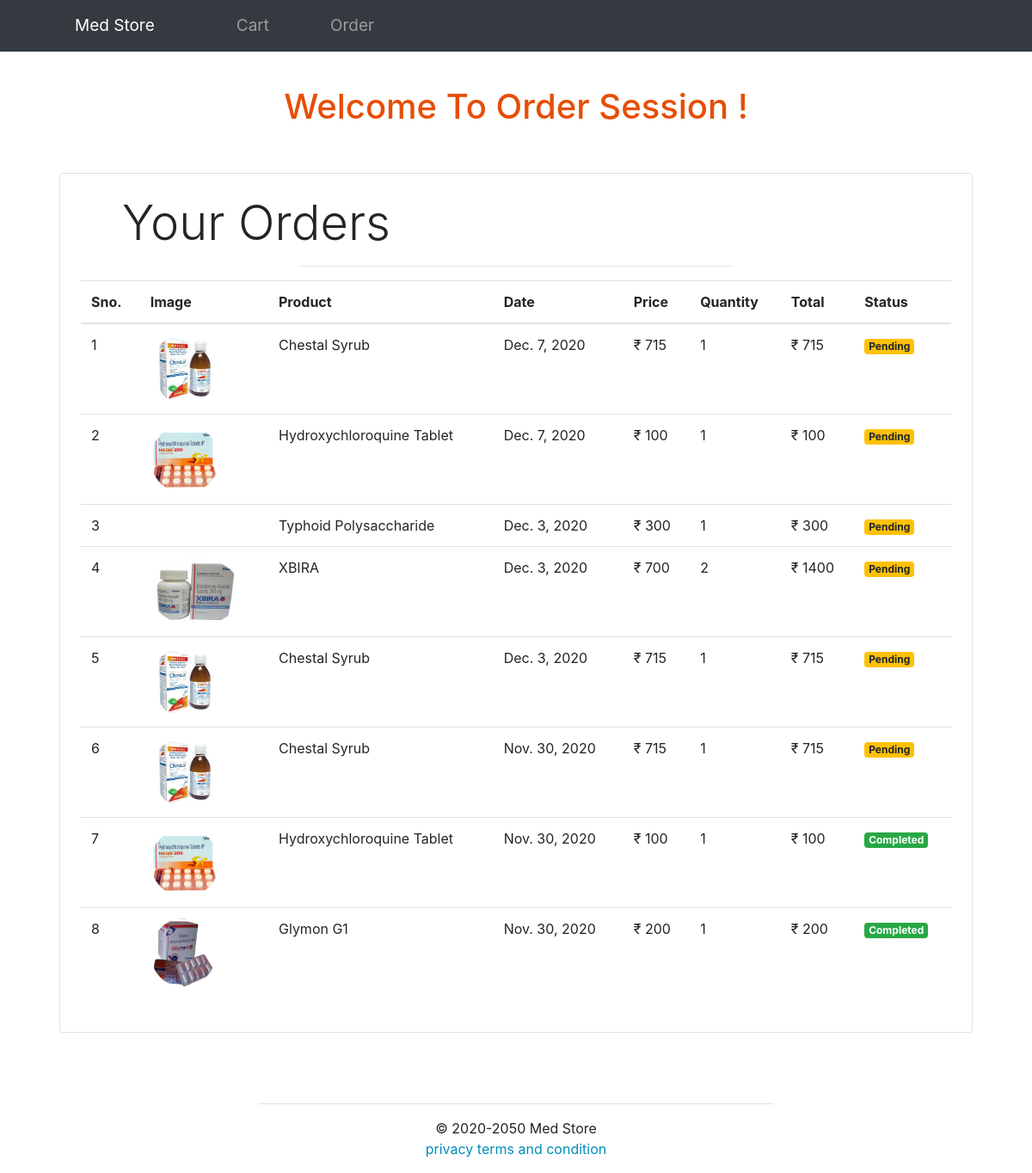
Screenshot of /order (signed in) with the database file from the repository.
### medstore/models.py (models this page shows, shortened)
class Order(models.Model):
    product = models.ForeignKey(Product,
                                on_delete=models.CASCADE)
    customer = models.ForeignKey(Customer,
                                 on_delete=models.CASCADE)
    quantity = models.IntegerField(default=1)
    price = models.IntegerField()
    address = models.CharField(max_length=50, default='', blank=True)
    phone = models.CharField(max_length=50, default='', blank=True)
    date = models.DateField(default=datetime.datetime.today)
    status = models.BooleanField(default=False)
    @staticmethod
    def get_orders_by_customer(customer_id):
        return Order.objects.filter(customer=customer_id).order_by('-date')

class Product(models.Model):
    name = models.CharField(max_length=50)
    img = models.ImageField(upload_to ='pics')
    price = models.IntegerField(default=0)
    description = models.TextField(max_length=200 , default='')

### medstore/views.py (the view)
# urls.py: path("order", views.OrderView, name='order'),
def OrderView(request):
        customer = request.session.get('customer')
        orders = Order.get_orders_by_customer(customer)
        print(orders)
        return render(request , 'order.html'  , {'orders' : orders})

### medstore/templatetags/custom_filter.py (called while the page is built)
@register.filter(name='currency')
def currency(number):
    return "₹ "+str(number)

@register.filter(name='multiply')
def multiply(number , number1):
    return number * number1

### templates/order.html (shortened to what this page needs)
{% load cart %}
{% load custom_filter %}
<!DOCTYPE html>
<html lang="en">
<head>
    <link rel="stylesheet" href="https://maxcdn.bootstrapcdn.com/bootstrap/4.5.2/css/bootstrap.min.css">
</head>
<body>
    <nav class="navbar navbar-expand-lg navbar-dark bg-dark">
        <a class="navbar-brand" href="#">Med Store</a>
        <div class="collapse navbar-collapse" id="navbarNav">
          <ul class="navbar-nav">
            <li class="nav-item ">
              <a class="nav-link" href="cart">Cart</a>
            </li>
            <li class="nav-item">
              <a class="nav-link" href="order">Order</a>
            </li>
          </ul>
        </div>
    </nav>
    <h1 style="text-align:center; margin-top: 100px; color: rgb(230, 78, 7);">Welcome To Order Session !</h1>
    <pre>
      </pre>
<div class="container">
   <div class="border rounded p-4 m-4">
        <p class="display-4 pl-4 ml-4">Your Orders</p>
        <hr>
        <table class="table">
            <thead>
                <tr>
                    <th>Sno.</th>
                    <th>Image</th>
                    <th>Product</th>
                    <th>Date</th>
                    <th>Price</th>
                    <th>Quantity</th>
                    <th>Total</th>
                    <th>Status</th>
                </tr>
            </thead>
            <tbody>
                {% for order in orders %}
                <tr>
                    <td>{{forloop.counter}}</td>
                    <td><img style="height: 80px;" class="rounded-circle" src="{{order.product.img.url}}" alt=""></td>
                    <td>{{order.product.name}}</td>
                    <td>{{order.date}}</td>
                    <td>{{order.price|currency}}</td>
                    <td>{{order.quantity}}</td>
                    <td>{{order.quantity|multiply:order.price|currency}}</td>
                    {% if order.status %}
                    <td><small class="badge badge-success">Completed</small></td>
                    {%else%}
                    <td><small class="badge badge-warning">Pending</small></td>
                    {% endif %}
                </tr>
                {% endfor %}
            </tbody>
        </table>
   </div>
</div>
<pre>
</pre>
<hr>
<p class="bottom">&copy; 2020-2050 Med Store
<br>
<font style="color: #008CBA;">privacy terms and condition</font>
</p>

### templates/order.html (style rules this page uses)
.navbar { overflow: hidden; background-color: rgba(0, 0, 0, 0.5); position: fixed; top: 0; width: 100%; height: 60px; }
.navbar a { float: left; display: block; color: white; text-align: center; padding: 14px 16px; text-decoration: none; font-size: 19px; margin-left: 55px; }
hr { width: 50%; }
.bottom { text-align: center; }

### rows the page displays
Order: product.img (picture), product.name "Chestal Syrub", date "Dec. 7, 2020", price "₹ 715", quantity "1", quantity|multiply "₹ 715", status "Pending"
Order: product.img (picture), product.name "Hydroxychloroquine Tablet", date "Dec. 7, 2020", price "₹ 100", quantity "1", quantity|multiply "₹ 100", status "Pending"
Order: product.name "Typhoid Polysaccharide", date "Dec. 3, 2020", price "₹ 300", quantity "1", quantity|multiply "₹ 300", status "Pending"
Order: product.img (picture), product.name "XBIRA", date "Dec. 3, 2020", price "₹ 700", quantity "2", quantity|multiply "₹ 1400", status "Pending"
Order: product.img (picture), product.name "Chestal Syrub", date "Dec. 3, 2020", price "₹ 715", quantity "1", quantity|multiply "₹ 715", status "Pending"
Order: product.img (picture), product.name "Chestal Syrub", date "Nov. 30, 2020", price "₹ 715", quantity "1", quantity|multiply "₹ 715", status "Pending"
Order: product.img (picture), product.name "Hydroxychloroquine Tablet", date "Nov. 30, 2020", price "₹ 100", quantity "1", quantity|multiply "₹ 100", status "Completed"
Order: product.img (picture), product.name "Glymon G1", date "Nov. 30, 2020", price "₹ 200", quantity "1", quantity|multiply "₹ 200", status "Completed"
